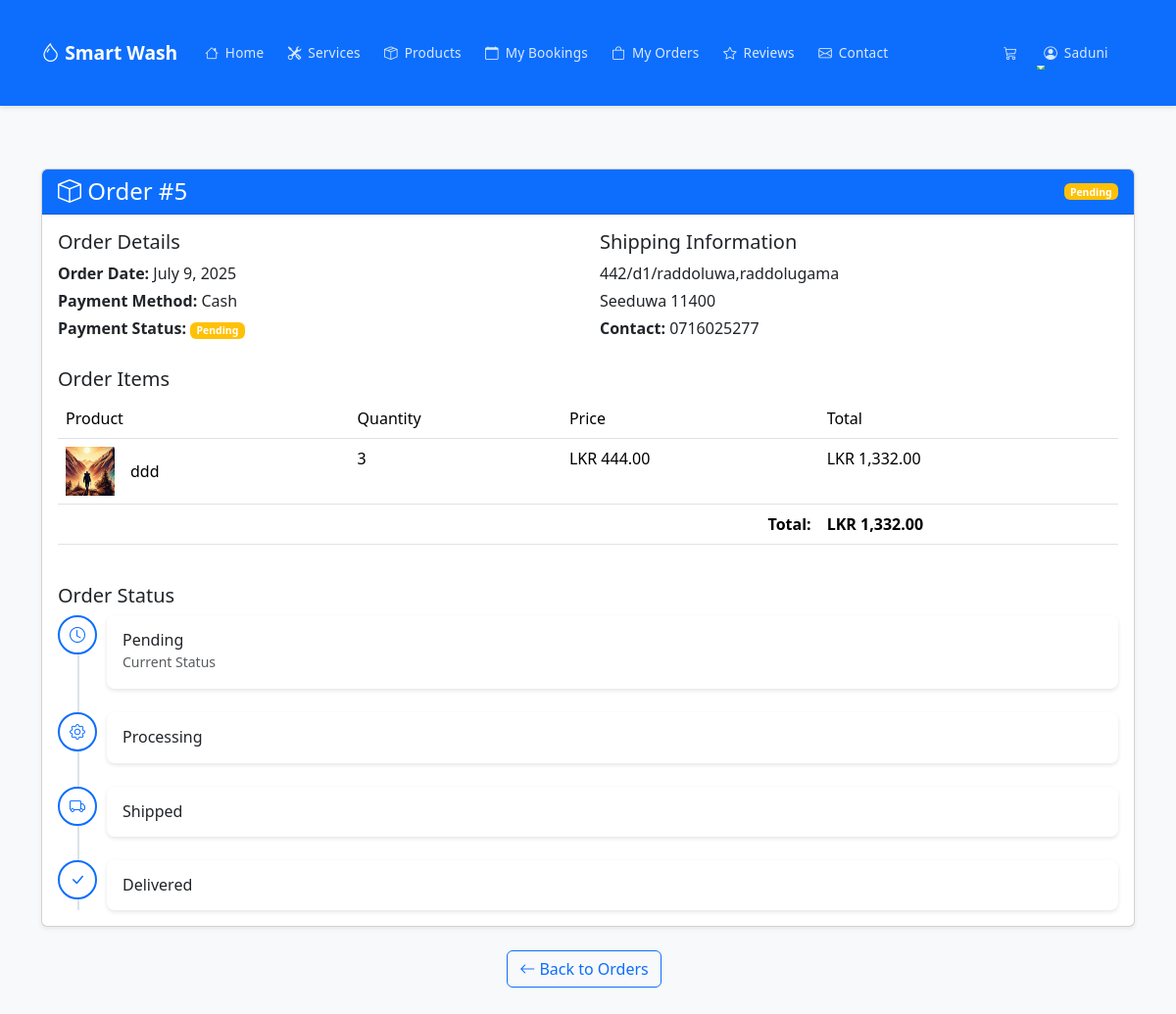
Page /customer/order-tracking.php?order_id=5 (signed in) on the committed database.
### tables this page shows
CREATE TABLE `orders` (
  `id` int(11) NOT NULL,
  `customer_id` int(11) NOT NULL,
  `total_amount` decimal(10,2) NOT NULL,
  `payment_method` varchar(50) NOT NULL,
  `payment_status` enum('pending','paid','failed') DEFAULT 'pending',
  `shipping_address` text NOT NULL,
  `shipping_city` varchar(100) NOT NULL,
  `shipping_postal_code` varchar(20) NOT NULL,
  `contact_phone` varchar(20) NOT NULL,
  `booking_date` date NOT NULL,
  `booking_time` time NOT NULL,
  `vehicle_id` int(11) NOT NULL,
  `status` enum('pending','processing','shipped','delivered','cancelled') DEFAULT 'pending',
  `created_at` timestamp NOT NULL DEFAULT current_timestamp(),
  `updated_at` timestamp NOT NULL DEFAULT current_timestamp() ON UPDATE current_timestamp()
);

CREATE TABLE `products` (
  `id` int(11) NOT NULL,
  `name` varchar(255) NOT NULL,
  `description` text DEFAULT NULL,
  `price` decimal(10,2) NOT NULL,
  `stock_quantity` int(11) NOT NULL DEFAULT 0,
  `min_quantity` int(11) NOT NULL DEFAULT 5,
  `category` varchar(50) NOT NULL,
  `status` enum('active','inactive') DEFAULT 'active',
  `image_url` varchar(255) DEFAULT NULL,
  `created_at` timestamp NOT NULL DEFAULT current_timestamp(),
  `updated_at` timestamp NOT NULL DEFAULT current_timestamp() ON UPDATE current_timestamp()
);

CREATE TABLE `order_items` (
  `id` int(11) NOT NULL,
  `order_id` int(11) NOT NULL,
  `product_id` int(11) NOT NULL,
  `quantity` int(11) NOT NULL,
  `price` decimal(10,2) NOT NULL,
  `created_at` timestamp NOT NULL DEFAULT current_timestamp()
);

### customer/order-tracking.php (the view, shortened to what this page needs)
<?php
$error = '';
$order = null;
try {
    $db = new Database();
    $conn = $db->getConnection();
    $order_id = isset($_GET['order_id']) ? intval($_GET['order_id']) : 0;
    $booking_id = isset($_GET['booking_id']) ? intval($_GET['booking_id']) : 0;
    if ($order_id > 0) {
        $stmt = $conn->prepare("
            SELECT o.*,
                   oi.quantity, oi.price as item_price,
                   p.name as product_name, p.image_url,
                   c.name as customer_name, c.phone as customer_phone
            FROM orders o
            LEFT JOIN order_items oi ON o.id = oi.order_id
            LEFT JOIN products p ON oi.product_id = p.id
            LEFT JOIN customers c ON o.customer_id = c.id
            WHERE o.id = ? AND o.customer_id = ?
        ");
        $stmt->bind_param("ii", $order_id, $_SESSION['customer_id']);
        $stmt->execute();
        $result = $stmt->get_result();
        $order = null;
        while ($row = $result->fetch_assoc()) {
            if (!$order) {
                $order = $row;
                $order['items'] = [];
            }
            if ($row['product_name']) {
                $order['items'][] = [
                    'name' => $row['product_name'],
                    'quantity' => $row['quantity'],
                    'price' => $row['item_price'],
                    'image_url' => $row['image_url']
                ];
            }
        }
    } else {
        throw new Exception("Please provide a valid order or booking ID");
    }
} catch (Exception $e) {
    error_log("Tracking error: " . $e->getMessage());
    $error = $e->getMessage();
}
$status_colors = array(
    'pending' => 'warning',
    'processing' => 'info',
    'shipped' => 'primary',
    'delivered' => 'success',
    'cancelled' => 'danger',
    'scheduled' => 'info',
    'confirmed' => 'primary',
    'in_progress' => 'warning',
    'completed' => 'success'
);
$payment_colors = array(
    'pending' => 'warning',
    'paid' => 'success',
    'failed' => 'danger',
    'refunded' => 'info'
);
?>
<!DOCTYPE html>
<html lang="en">
<head>
    <link href="https://cdn.jsdelivr.net/npm/bootstrap@5.3.0/dist/css/bootstrap.min.css" rel="stylesheet">
    <link href="https://cdn.jsdelivr.net/npm/bootstrap-icons@1.10.0/font/bootstrap-icons.css" rel="stylesheet">
    <link rel="stylesheet" href="customer.css">
</head>
<body class="bg-light">
    <?php include('customer-navbar.php'); ?>
    <div class="container tracking-container">
        <?php if ($error): ?>
            <div class="alert alert-danger" role="alert">
                <i class="bi bi-exclamation-circle-fill"></i> <?php echo $error; ?>
                <div class="mt-3">
                    <a href="<?php echo $order_id ? 'my-orders.php' : 'bookings.php'; ?>" class="btn btn-outline-primary">
                        <i class="bi bi-arrow-left"></i> Back to <?php echo $order_id ? 'Orders' : 'Bookings'; ?>
                    </a>
                </div>
            </div>
        <?php elseif ($order): ?>
            <div class="card shadow-sm mb-4">
                <div class="card-header bg-primary text-white">
                    <div class="d-flex justify-content-between align-items-center">
                        <h4 class="mb-0">
                            <i class="bi bi-box"></i> Order #<?php echo $order_id; ?>
                        </h4>
                        <span class="badge bg-<?php echo $status_colors[$order['status']]; ?>">
                            <?php echo ucfirst($order['status']); ?>
                        </span>
                    </div>
                </div>
                <div class="card-body">
                    <div class="row mb-4">
                        <div class="col-md-6">
                            <h5>Order Details</h5>
                            <p class="mb-1"><strong>Order Date:</strong> <?php echo date('F j, Y', strtotime($order['created_at'])); ?></p>
                            <p class="mb-1"><strong>Payment Method:</strong> <?php echo ucfirst($order['payment_method']); ?></p>
                            <p class="mb-1">
                                <strong>Payment Status:</strong>
                                <span class="badge bg-<?php echo $payment_colors[$order['payment_status']]; ?>">
                                    <?php echo ucfirst($order['payment_status']); ?>
                                </span>
                            </p>
                        </div>
                        <div class="col-md-6">
                            <h5>Shipping Information</h5>
                            <p class="mb-1"><?php echo htmlspecialchars($order['shipping_address']); ?></p>
                            <p class="mb-1"><?php echo htmlspecialchars($order['shipping_city']) . ' ' . htmlspecialchars($order['shipping_postal_code']); ?></p>
                            <p class="mb-1"><strong>Contact:</strong> <?php echo htmlspecialchars($order['contact_phone']); ?></p>
                        </div>
                    </div>
                    <h5>Order Items</h5>
                    <div class="table-responsive">
                        <table class="table">
                            <thead>
                                <tr>
                                    <th>Product</th>
                                    <th>Quantity</th>
                                    <th>Price</th>
                                    <th>Total</th>
                                </tr>
                            </thead>
                            <tbody>
                                <?php foreach ($order['items'] as $item): ?>
                                    <tr>
                                        <td>
                                            <div class="d-flex align-items-center">
                                                <div class="me-3" style="width: 50px; height: 50px; overflow: hidden;">
                                                    <?php
                                                        if (!empty($item['image_url'])) {
                                                            if (strpos($item['image_url'], 'http') === 0) {
                                                                $imageUrl = $item['image_url'];
                                                            } else {
                                                                $imageUrl = '../Sample/' . $item['image_url'];
                                                            }
                                                        } else {
                                                            $imageUrl = '../Sample/uploads/products/placeholder.jpg';
                                                        }
                                                    ?>
                                                    <img src="<?php echo htmlspecialchars($imageUrl); ?>"
                                                         alt="<?php echo htmlspecialchars($item['name']); ?>"
                                                         class="img-fluid" style="object-fit: cover; width: 100%; height: 100%;"
                                                         onerror="this.src='../Sample/uploads/products/placeholder.jpg'">
                                                </div>
                                                <div>
                                                    <?php echo htmlspecialchars($item['name']); ?>
                                                </div>
                                            </div>
                                        </td>
                                        <td><?php echo $item['quantity']; ?></td>
                                        <td>LKR <?php echo number_format($item['price'], 2); ?></td>
                                        <td>LKR <?php echo number_format($item['price'] * $item['quantity'], 2); ?></td>
                                    </tr>
                                <?php endforeach; ?>
                            </tbody>
                            <tfoot>
                                <tr>
                                    <td colspan="3" class="text-end"><strong>Total:</strong></td>
                                    <td><strong>LKR <?php echo number_format($order['total_amount'], 2); ?></strong></td>
                                </tr>
                            </tfoot>
                        </table>
                    </div>
                    <div class="mt-4">
                        <h5>Order Status</h5>
                        <div class="timeline">
                            <?php
                            $statuses = ['pending', 'processing', 'shipped', 'delivered'];
                            $currentFound = false;
                            foreach ($statuses as $status):
                                $isCompleted = !$currentFound && $status != $order['status'];
                                if ($status == $order['status']) {
                                    $currentFound = true;
                                }
                            ?>
                            <div class="timeline-item">
                                <div class="timeline-marker <?php echo $isCompleted ? 'completed' : ''; ?>">
                                    <i class="bi bi-<?php
                                        echo match($status) {
                                            'pending' => 'clock',
                                            'processing' => 'gear',
                                            'shipped' => 'truck',
                                            'delivered' => 'check-lg',
                                            default => 'circle'
                                        };
                                    ?>"></i>
                                </div>
                                <div class="timeline-content">
                                    <h6 class="mb-0"><?php echo ucfirst($status); ?></h6>
                                    <?php if ($status == $order['status']): ?>
                                        <small class="text-muted">Current Status</small>
                                    <?php endif; ?>
                                </div>
                            </div>
                            <?php endforeach; ?>
                        </div>
                    </div>
                </div>
            </div>
            <div class="text-center mt-4">
                <a href="my-orders.php" class="btn btn-outline-primary me-2">
                    <i class="bi bi-arrow-left"></i> Back to Orders
                </a>
            </div>
        <?php endif; ?>
    </div>
</body>
</html>

### customer/customer.css (style rules this page uses)
:root { --primary-color: #4CAF50; --primary-dark: #388E3C; --primary-light: #A5D6A7; --secondary-color: #8BC34A; --accent-color: #FF5722; --text-color: #333333; --text-light: #666666; --text-lighter: #999999; --bg-color: #FFFFFF; --bg-light: #F9F9F9; --border-color: #EEEEEE; }
body { font-family: 'Poppins', 'Segoe UI', Roboto, Arial, sans-serif; color: var(--text-color); background-color: var(--bg-light); line-height: 1.6; }
h1, h2, h3, h4, h5, h6 { font-weight: 600; color: var(--text-color); }
a { color: var(--primary-color); text-decoration: none; transition: color 0.3s ease; }
.container { max-width: 1200px; margin: 0 auto; padding: 0 15px; }
.btn { display: inline-block; font-weight: 500; text-align: center; white-space: nowrap; vertical-align: middle; user-select: none; border: 1px solid transparent; padding: 0.5rem 1rem; font-size: 1rem; line-height: 1.5; border-radius: 0.25rem; transition: all 0.15s ease-in-out; cursor: pointer; }
.btn-outline-primary { color: var(--primary-color); border-color: var(--primary-color); background-color: transparent; }
.card { position: relative; display: flex; flex-direction: column; min-width: 0; word-wrap: break-word; background-color: var(--bg-color); background-clip: border-box; border: 1px solid var(--border-color); border-radius: 0.25rem; box-shadow: 0 2px 10px rgba(0, 0, 0, 0.05); transition: all 0.3s ease; }
.card-body { flex: 1 1 auto; padding: 1.25rem; }
.bg-primary { background-color: var(--primary-color) !important; }
.bg-light { background-color: var(--bg-light) !important; }
.shadow-sm { box-shadow: 0 2px 5px rgba(0, 0, 0, 0.05) !important; }
body { background-color: #f8f9fa; font-family: 'Segoe UI', Tahoma, Geneva, Verdana, sans-serif; }
.card { border: none; border-radius: 8px; overflow: hidden; transition: box-shadow 0.3s, transform 0.3s; }
.card-header { background-color: #0d6efd; color: white; border-bottom: none; padding: 1rem; }
.card-body { padding: 1.25rem; }
.btn { border-radius: 6px; padding: 0.5rem 1rem; font-weight: 500; transition: all 0.3s; }
.btn-outline-primary { color: #0d6efd; border-color: #0d6efd; }
.badge { padding: 0.5em 0.75em; font-weight: 500; border-radius: 4px; }
.container { padding-top: 2rem; padding-bottom: 2rem; }
.table { margin-bottom: 0; }
.table th { font-weight: 500; background-color: #f8f9fa; }

### customer/order-tracking.php (style rules this page uses)
.tracking-container { max-width: 1000px; margin: 2rem auto; }
.timeline { position: relative; padding-left: 50px; }
.timeline::before { content: ''; position: absolute; left: 20px; top: 0; bottom: 0; width: 2px; background: #dee2e6; }
.timeline-item { position: relative; padding-bottom: 1.5rem; }
.timeline-item:last-child { padding-bottom: 0; }
.timeline-marker { position: absolute; left: -50px; width: 40px; height: 40px; border-radius: 50%; background: #fff; border: 2px solid #0d6efd; text-align: center; line-height: 36px; color: #0d6efd; z-index: 1; }
.timeline-content { background: #fff; padding: 1rem; border-radius: 0.5rem; box-shadow: 0 2px 4px rgba(0,0,0,0.1); }

### customer/customer-navbar.php (style rules this page uses)
.container { max-width: 1140px; }
.badge { font-size: 0.65rem; padding: 0.2rem 0.4rem; }

### rows in the picture
orders: status "Pending", created_at "July 9, 2025", payment_method "Cash", payment_status "Pending", shipping_address "442/d1/raddoluwa,raddolugama", shipping_city "Seeduwa", shipping_postal_code "11400", contact_phone "0716025277", products.image_url (picture), products.name "ddd", order_items.quantity "3", order_items.price "444.00", order_items.price+quantity "1,332.00", total_amount "1,332.00"

### other values in the picture
$_SESSION['customer_name'] "Saduni"
$order_id "5"
$status "Pending"
$status "Processing"
$status "Shipped"
$status "Delivered"
